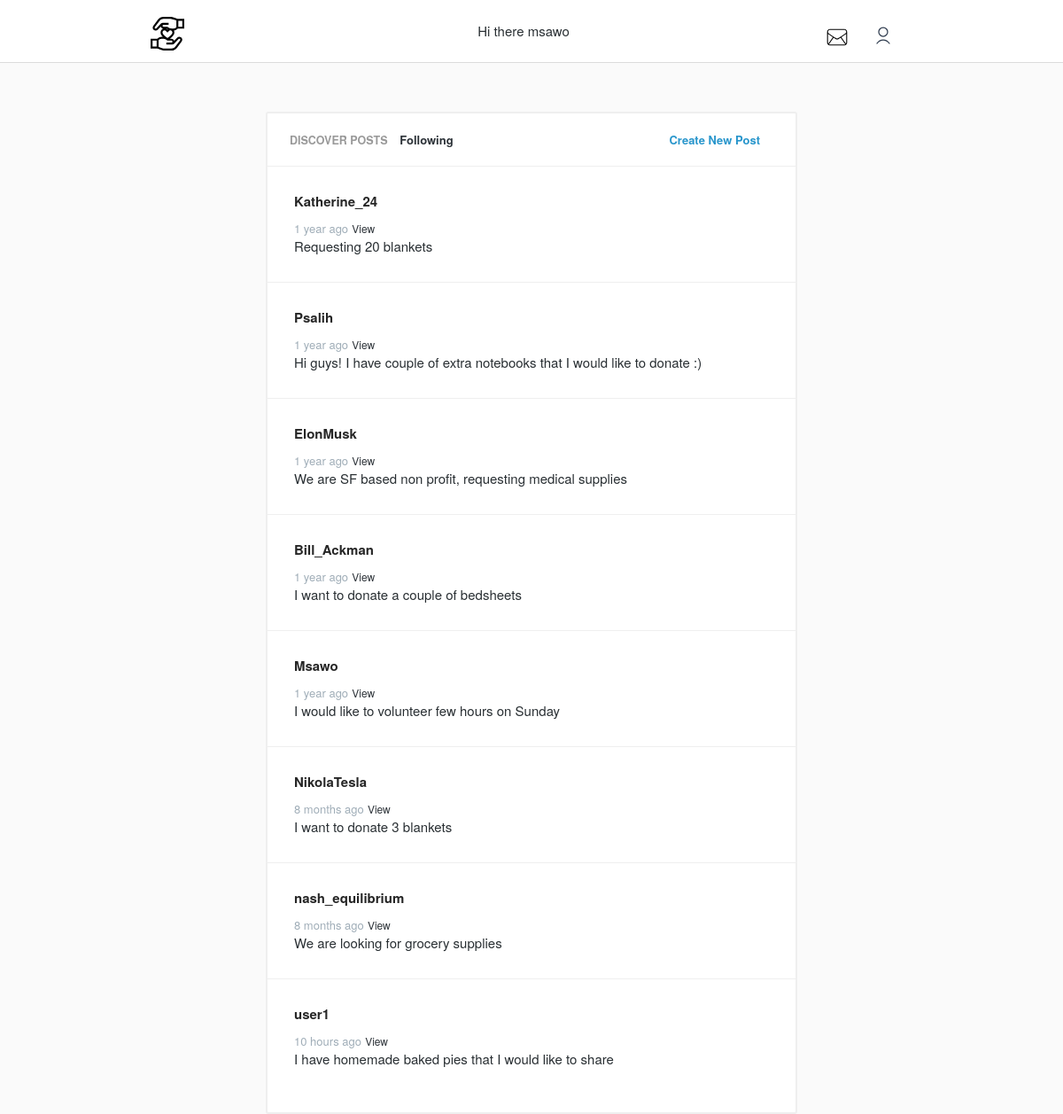
/discover (signed in), run on the app's committed database.
### models.py (models this page shows, shortened)
class User(UserMixin, Model):
    username = CharField(unique=True)
    email = CharField(unique=True)
    password = CharField(max_length=100)
    joined_at = DateTimeField(default=datetime.datetime.now)
    is_admin = BooleanField(default=False)
    class Meta:
        database = DATABASE
        order_by = ('-joined_at',)

class Post(Model):
    timestamp = DateTimeField(default=datetime.datetime.now)
    user = ForeignKeyField(User,
        backref='posts'
    )
    content = TextField()
    class Meta:
        database = DATABASE
        order_by = ('-timestamp',)
    def time(self,dt):
	return int((mod_time.mktime(dt.timetuple())+dt.microsecond/1000000.0))

### app.py (the view)
@app.route('/discover')
@login_required
def discover():
    stream = models.Post.select().limit(100)
    return render_template('stream.html', stream=stream) # was 'home' - also altered before that

### app.py (called while the page is built)
@login_manager.user_loader
def load_user(userid):
    try:
        return models.User.get(models.User.id == userid)
    except models.DoesNotExist:
        return None

@app.before_request
def before_request():
    g.db = models.DATABASE
    g.db.connect(reuse_if_open=True)
    g.user = current_user

@app.after_request
def after_request(response):
    g.db.close()
    return response

### templates/stream.html (shortened to what this page needs)
{% extends "layout.html" %}
{% block content %}
{% for post in stream %}
    <article>
        <a href="{{ url_for('stream', username=post.user.username) }}"><h2>{{ post.user.username }}</h2></a>
        <time data-time="{{ post.time(post.timestamp) }}" class="distime" datetime="{{ post.timestamp.strftime('%Y-%m-%d %H:%M:%p') }}">{{ post.timestamp.strftime('%Y-%m-%d %H:%M:%p') }} </time> <a href="{{ url_for('view_post', post_id=post.id) }}" class="view">View</a>
        <div class="post">
            {{ post.content }}
        </div>
    </article>
{% endfor %}
{% endblock %}

### templates/layout.html (shortened to what this page needs)
<!DOCTYPE html>
<html class="no-js">
    <head>
        <link rel="stylesheet" href="/static/css/normalize.min.css">
        <link rel="stylesheet" href="/static/css/main.css">
    </head>
    <body>
        <header>
          <div class="row">
            <div class="grid-25">
                <a href="{{ url_for('index') }}" class="icon-logo"></a>
            </div>
            <div class="grid-50">
                <h1>Hi there{% if current_user.is_authenticated %} {{ current_user.username }}{% endif %}</h1>
            </div>
            <div class="grid-25">
                {% if current_user.is_authenticated %}
                <a href="{{ url_for('logout') }}" class="log-in-dark" title="Log out"></a>
                <a href="#" class="icon-inbox" title="Inbox">
              </a>
                {% else %}
                <a href="{{ url_for('login') }}" class="log-in-dark" title="Log in"></a>
                <a href="/register" class="_aj7mu _2hpcs _kenyh _o0442 slide-right">Sign up</a>
                {% endif %}
            </div>
          </div>
        </header>
        <div class="row">
          <div class="main">
            <nav>
                {% if current_user.is_authenticated %}
              <a href="{{ url_for('discover') }}">DISCOVER POSTS</a>
                <a href="{{ url_for('stream', username=current_user.username) }}">Following</a>
                <a href="{{ url_for('post') }}" class="new">Create New Post</a>
            </nav>
            {% endif %}
            {% block content %}{% endblock %}
          </div>
        </div>
    </body>
</html>

### static/css/main.css (style rules this page uses)
body, input, button, textarea { font-family: 'proxima-nova','Helvetica Neue',Arial,Helvetica,sans-serif; }
body { font-size: 15px; color: #292f33; font-weight: 400; background-color: #fafafa; position: relative; }
a { text-decoration: none; color: #2C3238; }
h1, h2, h3, h4 { font-size: 1.15em; font-weight: normal; margin: 0; line-height: 1em; }
h1 { text-align: center; line-height: 20px; font-size: 15px; }
h2 { margin: 0 0 10px; font-weight: 600; overflow: hidden; text-overflow: ellipsis; font-size: 15px; line-height: 18px; color: #262626; }
header { width: 100%; background: #fff; padding: 10px 0; border-bottom: 1px solid #dbdbdb; }
.icon-logo { width: 38px; height: 38px; background: url('../img/icon-logo.svg') center no-repeat; display: block; float: left; margin-top: -6px; }
.log-in-dark { width: 30px; height: 30px; background: url('../img/log-in.svg') center no-repeat; background-size: 20px 20px; display: block; float: right; }
.icon-inbox { width: 30px; height: 30px; background: url('../img/icon-inbox.svg') center no-repeat; background-size: 30px 30px; display: block; float: right; margin-right: 22px; margin-top: 5px; }
.main { max-width: 600px; margin: 40px auto 0; background: #fff; border-radius: 3px; transition: .35s linear; padding-bottom: 20px; align-items: stretch; border: 2px solid #efefef; box-sizing: border-box; -webkit-box-orient: vertical; -webkit-box-direction: normal; flex-direction: column; flex-shrink: 0; -webkit-box-flex: 1; }
nav { padding: 0 0 0 20px; position: relative; padding: 20px; font-size: 13px; color: #999; font-weight: 600; border-bottom: solid 1px #efefef; }
nav a { padding: 0 5px 5px; }
nav a.new { float: right; margin-right: 15px; text-transform: none; color: #2996cc; font-weight: 600; transition: color .15s linear; }
nav a.current { color: #999; font-size: 12.5px; font-weight: 600; text-transform: uppercase; }
article { border-bottom: solid 1px #efefef; margin: 0; padding: 30px; }
article:last-child { border-bottom: 0; }
time { font-size: 13px; opacity: .8; color: #8899a6; }
.view { font-size: 0.8em; text-transform: upper; }
a { text-decoration: none; }
.row { max-width: 900px; padding: 0 40px; padding-top: 15px; margin: 0 auto; transition: .35s linear; }
.row:before, .row:after { content: ''; display: table; }
.row:after { clear: both; }
.grid-50 { display: inline-block; float: left; width: 49%; }
.grid-25 { display: inline-block; float: left; width: 20%; margin: 0 2.25%; }

### data on the page
User: username "msawo"
Post: user.username "Katherine_24", content "Requesting 20 blankets"
Post: user.username "Psalih", content "Hi guys! I have couple of extra notebooks that I would like to donate :)"
Post: user.username "ElonMusk", content "We are SF based non profit, requesting medical supplies"
Post: user.username "Bill_Ackman", content "I want to donate a couple of bedsheets"
Post: user.username "Msawo", content "I would like to volunteer few hours on Sunday"
Post: user.username "NikolaTesla", content "I want to donate 3 blankets"
Post: user.username "nash_equilibrium", content "We are looking for grocery supplies"
Post: user.username "user1", content "I have homemade baked pies that I would like to share"
